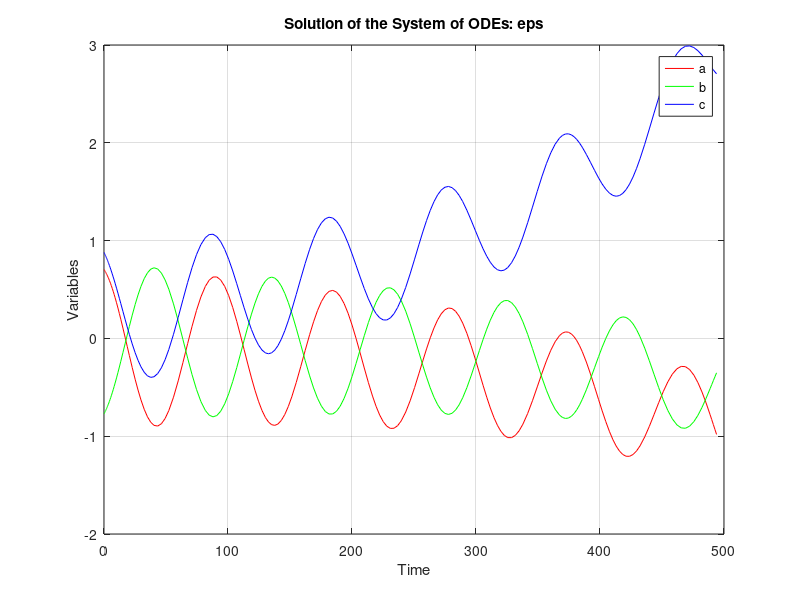
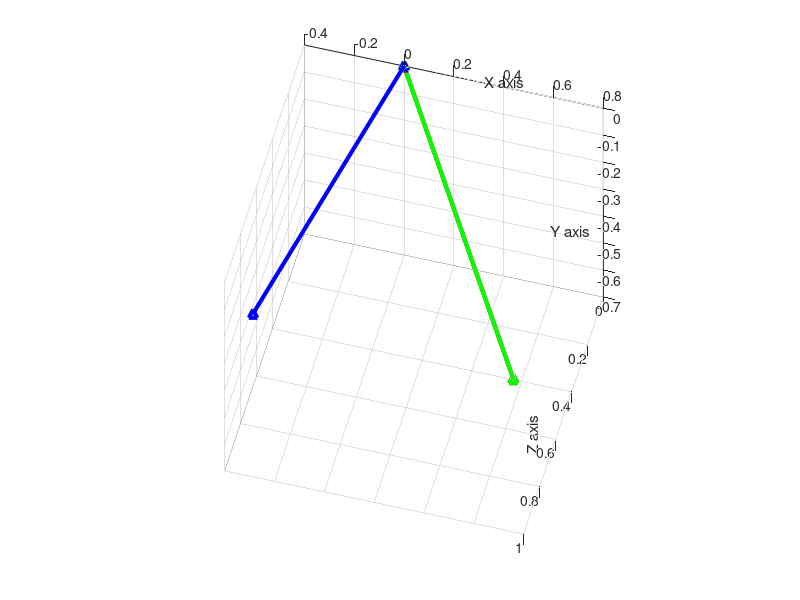

Here is the MATLAB script that generated these plots, in order:
function bad_seed_ode_test()
    % Define the system of ODEs
    % Working with 
    % degen eigenvalue direction (they collapse)

% Parameters producing results for old version of SINDy
%     pickle_path = "plume_videos/July_20/video_low_2/gauss_time_blur/gauss_blur_coeff.pkl"
% 
%     with open(pickle_path, 'rb') as f:
%         loaded_arrays = pickle.load(f)
%     
%     # Params
%     time_series = loaded_arrays["mean"]
%     window_length = 5
%     ensem_thresh = 0.1
%     ensem_alpha=1e-3
%     ensem_max_iter=200
%     poly_degree=2
%     ensem_num_models=20
%     ensem_time_points = int(len(time_series)*0.6) # ensem_time_points = 100
%     seed =1
%     
    stab_eps = 0.00;
    function dydt = odefun(t, y)
        a = y(1);
        b = y(2);
        c = y(3);
%          dydt = [
%              -1.379*a - 2.139*b - (0.793)*c + 0.609*a^2 + 0.616*a*b - 0.543*b^2 - 0.814*b*c - 0.246*c^2-stab_eps*a^3;
%               1.334*a + 2.058*b + 0.763*c - 0.559*a^2 - 0.544*a*b + 0.533*b^2 + 0.765*b*c + 0.231*c^2-stab_eps*b^3;
%              -1.193*a - 1.827*b - 0.676*c + 0.023*a^2 - 0.473*a*b - 0.773*b^2 - 0.290*b*c-stab_eps*c^3;
%          ];
        dydt = [
            -1.379*a - 2.139*b - 0.793*c - stab_eps*a^3;
            1.334*a + 2.058*b + 0.763*c - stab_eps*b^3;
           -1.193*a - 1.827*b - 0.676*c - stab_eps*c^3;
        ];
    end

    % Define the time span
    tspan = [0 494];

    % Define the initial conditions
     y0 = [0.70361549 -0.77091281 0.87890854];
%      y0 = [0.1 0.1 0.1];

    % Solve the system of ODEs using ode45
    [t, y] = ode45(@odefun, tspan, y0);

    % Plot the solutions
    figure;
    plot(t, y(:, 1), 'r', t, y(:, 2), 'g', t, y(:, 3), 'b');
    xlabel('Time');
    ylabel('Variables');
    legend('a', 'b', 'c');
    title('Solution of the System of ODEs: eps');
    grid on;

    % Looking at eigenvectors of linear system
    A = [-1.379 -2.139 -0.793;
          1.334  2.058  0.763;
         -1.193 -1.827 -0.676];
    [V,D] = eig(A);
    disp(V);
    v1  = transpose(real(V(:,1)));
    v2 = transpose(real(V(:,2)));
    v3  = transpose(real(V(:,3)));
    origin = [0, 0, 0];

    figure;hold on;
    plot3([origin(1) v1(1)],[origin(2) v1(2)],[origin(3) v1(3)],'r-^', 'LineWidth',3);
    plot3([origin(1) v2(1)],[origin(2) v2(2)],[origin(3) v2(3)],'g-^', 'LineWidth',3);
    plot3([origin(1) v3(1)],[origin(2) v3(2)],[origin(3) v3(3)],'b-^', 'LineWidth',3);
    grid on;
    xlabel('X axis'), ylabel('Y axis'), zlabel('Z axis')
    set(gca,'CameraPosition',[1 2 3]);
end